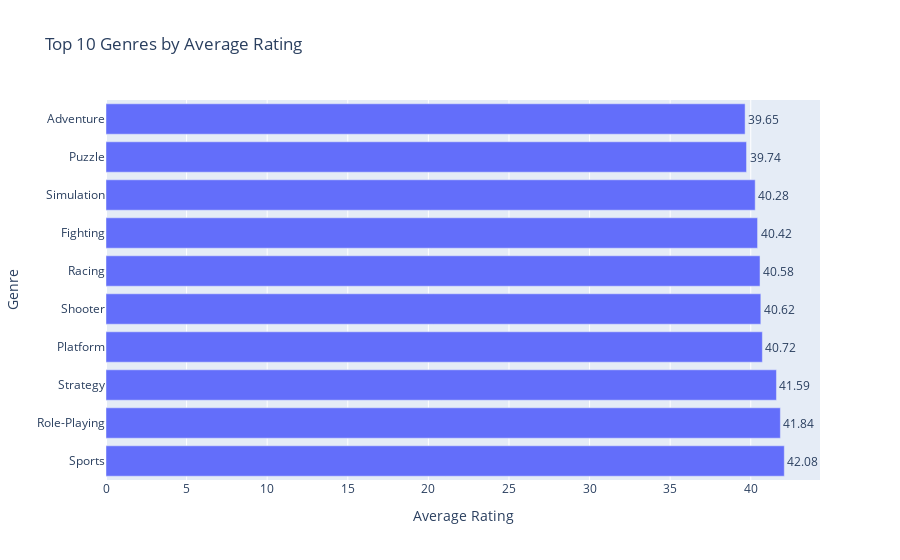

Notebook code for this chart:
### Code cell
# horizontal bar chart for top 10 genres by average rating
fig = px.bar(top_10_genres, x='average_rating', y='genre', orientation='h', 
             title='Top 10 Genres by Average Rating',
             labels={'average_rating': 'Average Rating', 'genre': 'Genre'},
             text='average_rating')

fig.update_traces(texttemplate='%{text:.2f}', textposition='outside')
fig.show()

### Figure 1 — Plotly figure (JSON) as saved in the notebook; plotly's stock layout.template omitted (floating-point values rounded to 4 significant figures)
{"data": [{"alignmentgroup": "True", "hovertemplate": "Average Rating=%{text}<br>Genre=%{y}<extra></extra>", "legendgroup": "", "marker": {"color": "#636efa", "pattern": {"shape": ""}}, "name": "", "offsetgroup": "", "orientation": "h", "showlegend": false, "text": [42.08, 41.84, 41.59, 40.72, 40.62, 40.58, 40.42, 40.28, 39.74, 39.65], "textposition": "outside", "texttemplate": "%{text:.2f}", "type": "bar", "x": [42.08, 41.84, 41.59, 40.72, 40.62, 40.58, 40.42, 40.28, 39.74, 39.65], "xaxis": "x", "y": ["Sports", "Role-Playing", "Strategy", "Platform", "Shooter", "Racing", "Fighting", "Simulation", "Puzzle", "Adventure"], "yaxis": "y"}], "layout": {"autosize": true, "barmode": "relative", "legend": {"tracegroupgap": 0}, "title": {"text": "Top 10 Genres by Average Rating"}, "xaxis": {"anchor": "y", "autorange": true, "domain": [0, 1], "range": [0, 44.3], "title": {"text": "Average Rating"}, "type": "linear"}, "yaxis": {"anchor": "x", "autorange": true, "domain": [0, 1], "range": [-0.5, 9.5], "title": {"text": "Genre"}, "type": "category"}}}
